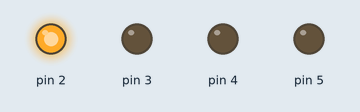
Recording of a sketch running on a simulated Arduino Nano, built with avr-gcc and run on an emulated ATmega328P. On the bench: output pins drawn as LEDs (lit = HIGH).

Above: at 0.5 s.
At 2.5 s:
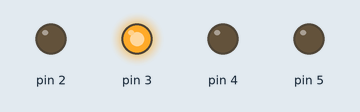
At 4.5 s:
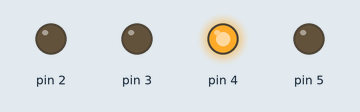
At 6.5 s:
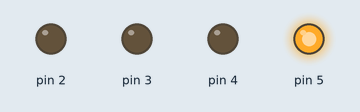
At 9.5 s:
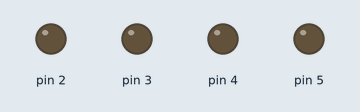
Timing chart, 0 to 10.4 s (numbered marks = the images above):
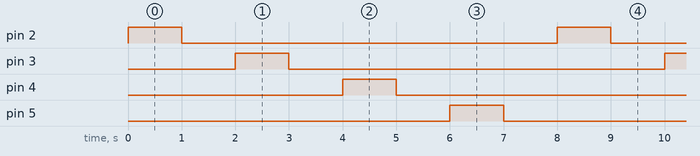

Measured:
- by itself, pin 2–5: alternates HIGH for 1.0 s and LOW for 7.0 s
- by itself, everything shown: repeats every 8.0 s, in 8 steps

The sketch:

Hari_1_Digital_Output_Running_Light.ino
```cpp
/*
 * Siri Webinar Practical Internet of Things
 * Basic Arduino Digital Input Output
 * 1 Jun 2020 (Isnin)
 *
 * Trainer: Mohamad Ariffin Zulkifli (Myinvent Technologies Sdn Bhd)
 * https://myduino.com
 *
 * Webinar Platform: ZOOM
 *
 * Group Telegram (https://t.me/joinchat/Fht1QxkL-0GOwyo_nX86Tg)
 *
 * Training Kit:
 * Myduino IoT Training Kit (https://myduino.com/product/myd-002/)
 *
 * Development Board:
 * Tools > Board: > Arduino NANO
 *
 * Sambungan Elektronik:
 * ----------------------------
 * | LEDs      | Arduino NANO |
 * ----------------------------
 * | LED L1   --> 2           |
 * | LED L2   --> 3           |
 * | LED L3   --> 4           |
 * | LED L4   --> 5           |
 * | LED GND  --> GND         |
 * ----------------------------
 *
 */

void setup() {
  pinMode(2, HIGH);
  pinMode(3, HIGH);
  pinMode(4, HIGH);
  pinMode(5, HIGH);

}

void loop() {
  // sentiasa ingat pelaksanaan arahan bermula dari atas kebawah

  // arahan nyalaan & tiada nyalaan LED L1 dengan selang masa 1 saat
  digitalWrite(2, HIGH);
  delay(1000);
  digitalWrite(2, LOW);
  delay(1000);

  // arahan nyalaan & tiada nyalaan LED L2 dengan selang masa 1 saat
  digitalWrite(3, HIGH);
  delay(1000);
  digitalWrite(3, LOW);
  delay(1000);

  // arahan nyalaan & tiada nyalaan LED L3 dengan selang masa 1 saat
  digitalWrite(4, HIGH);
  delay(1000);
  digitalWrite(4, LOW);
  delay(1000);

  // arahan nyalaan & tiada nyalaan LED L4 dengan selang masa 1 saat
  digitalWrite(5, HIGH);
  delay(1000);
  digitalWrite(5, LOW);
  delay(1000);

  // mikropengawal ulang semula pelaksaan arahan dari line 42
  // proses ini akan berulang sehingga mikropengawal tidak lagi menerima sumber kuasa

}
```
